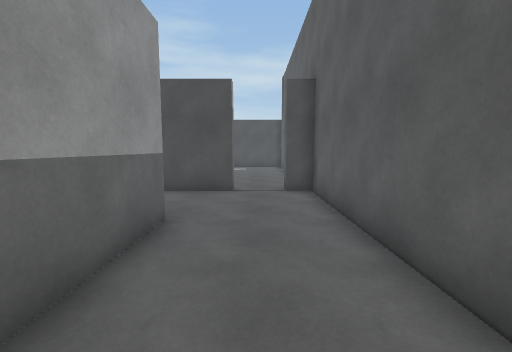
View 1 (above)

16 first-person views from a walk through a 3-D level made in the Unity game engine. The camera is 1.5 m above the floor, tilts 6° down and sees 90° across. The floor is counted in squares, 1 m on a side. Each view is taken from the middle of a square. On the plan, view 1 faces up. The plan holds only what a view shows up to about 13 squares ahead; the rest is blank. The place goes on beyond the plan.

View 2
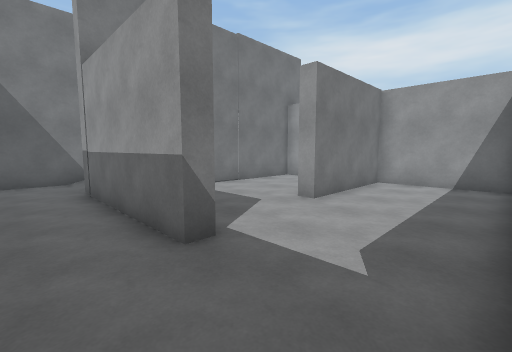

View 3
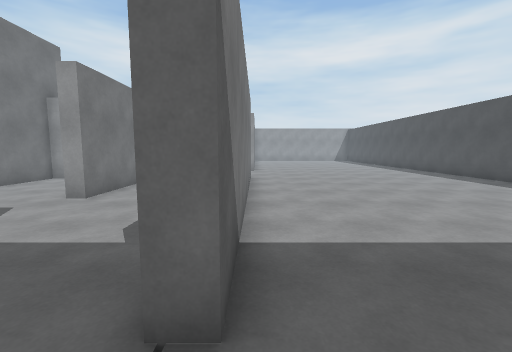

View 4
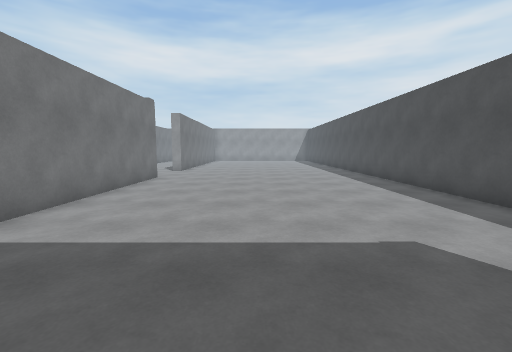

View 5
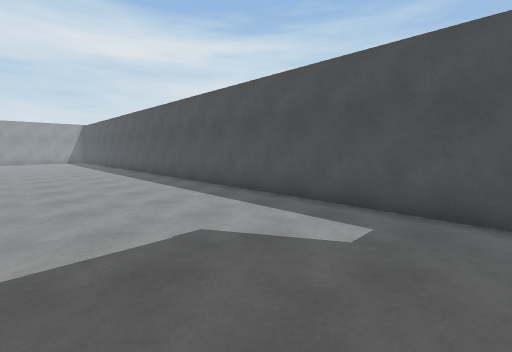

View 6
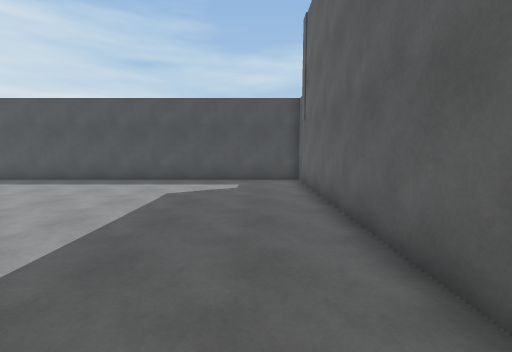

View 7
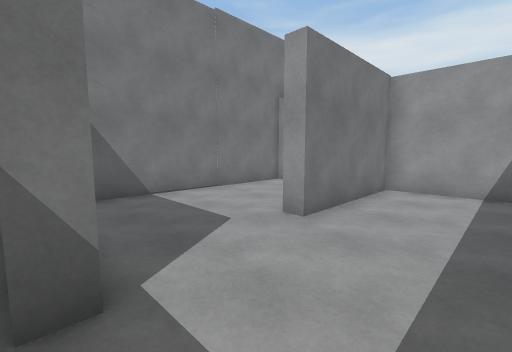

View 8
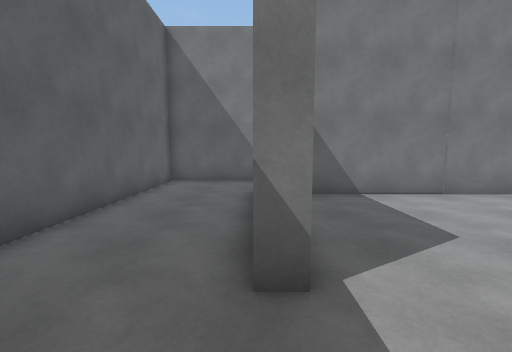

View 9
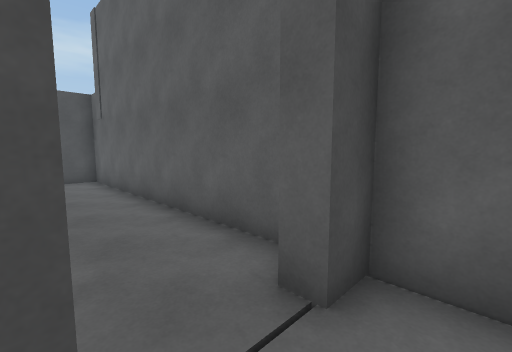

View 10
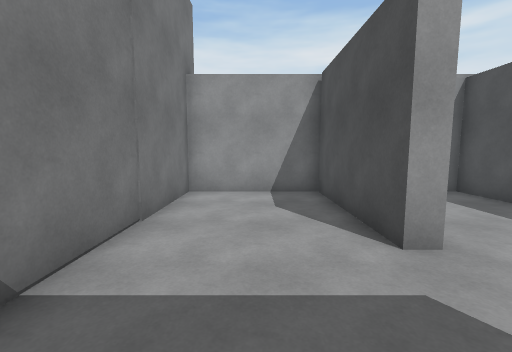

View 11
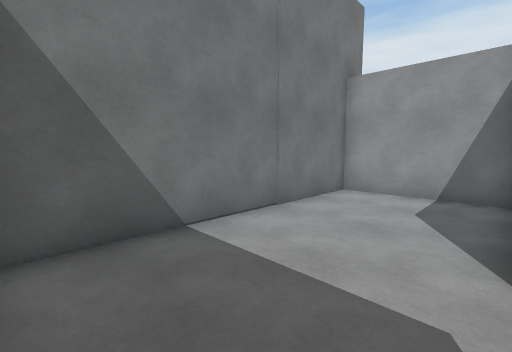

View 12
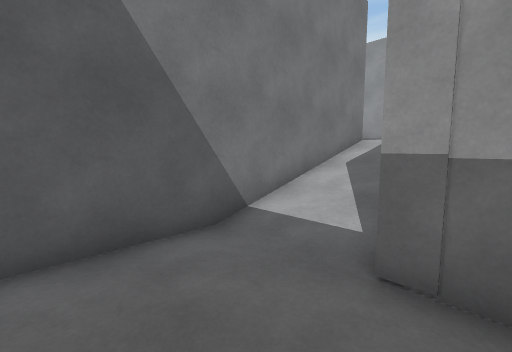

View 13
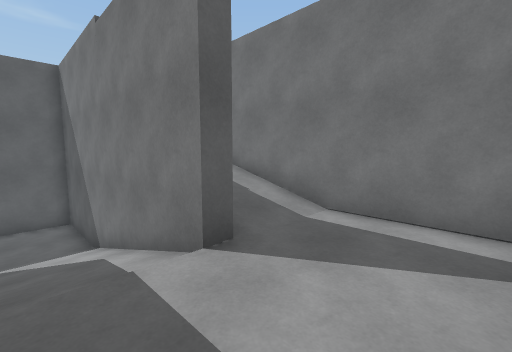

View 14
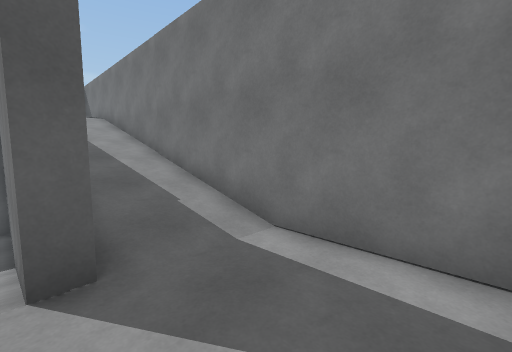

View 15
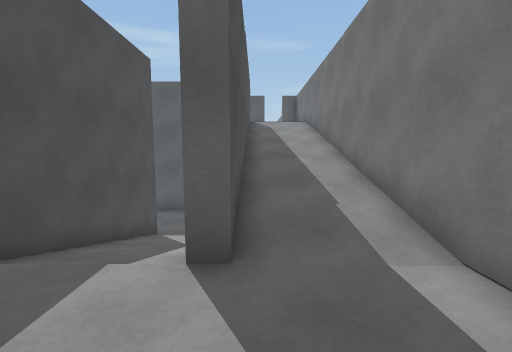

View 16
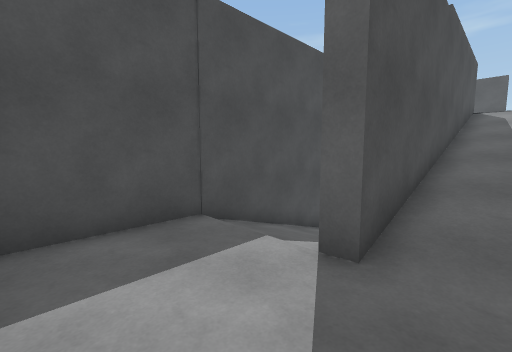

### Floor plan
Key: @ floor where view 1 was taken; # wall or solid block; . main floor; : floor 2 m higher than the main floor; / step, stairs or slope.
Columns run from 14 left of view 1 to 3 right of it. Each row starts with its distance up from view 1.
 22  ################
 21   ..............#
 20   ..............#
 19  ...............#
 18 ................#
 17 ................#
 16 ................#
 15 ................#
 14   ..............#
 13   ..............#
 12   ..............#
 11   ..............#
 10   ..............#
  9   ############.##
  8   #.............#
  7   #.............#
  6   #.............#
  5   ######....#...#
  4   ######....#...#
  3   #.........#...#
  2   #.........#...#
  1   #.........#...#
  0   #.........#.@.#
 -1   ###########...#
 -2   :::://////....#
 -3   :::://////....#
 -4   ::::###########
 -5  #::::///////////
 -6   ::::///////////
 -7   ::::///////////
 -8   ################

Positions as (right, up) in squares from view 1, and headings:
1: (0, 0), facing up
2: (0, 9), facing down-left
3: (1, 10), facing left
4: (1, 15), facing left
5: (1, 15), facing up-left
6: (0, 9), facing up
7: (-2, 8), facing down-left
8: (-2, 8), facing down
9: (-1, 8), facing up-right
10: (-3, 2), facing left
11: (-3, 4), facing down-left
12: (1, 0), facing down-left
13: (-12, -2), facing down-right
14: (-12, -4), facing down-right
15: (-12, -5), facing right
16: (-12, -6), facing up-right
